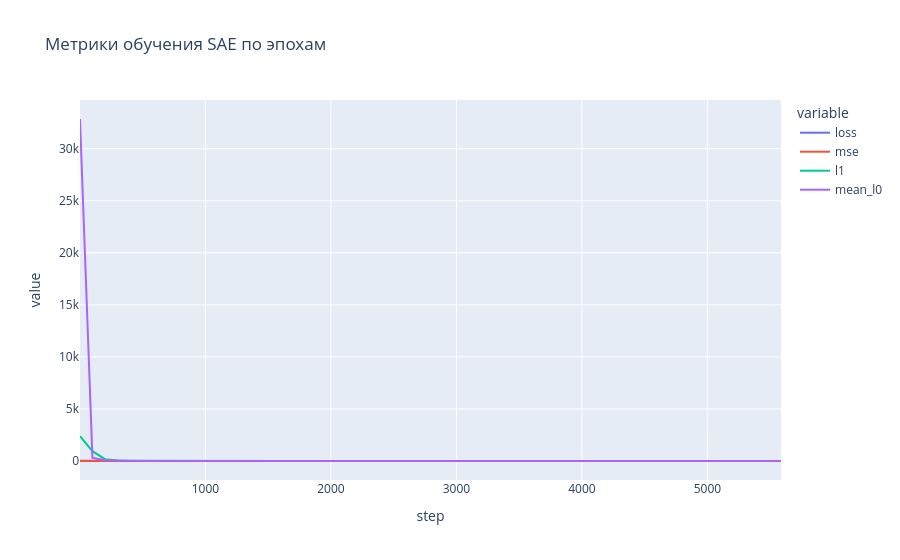

Here is the notebook cell this chart was saved with:
### Code cell
if not metrics_df.empty:
    display(px.line(metrics_df, x="step", y=["loss", "mse", "l1", "mean_l0"], hover_data=["epoch"], title="Метрики обучения SAE по эпохам"))

### Figure 1 — Plotly figure (JSON) as saved in the notebook; plotly's stock layout.template omitted (floating-point values rounded to 4 significant figures)
{"data": [{"customdata": [[1], [1], [1], [1], [1], [1], [1], [1], [1], [1], [1], [1], [1], [1], [1], [1], [1], [1], [1], [2], [2], [2], [2], [2], [2], [2], [2], [2], [2], [2], [2], [2], [2], [2], [2], [2], [2], [2], [3], [3], [3], [3], [3], [3], [3], [3], [3], [3], [3], [3], [3], [3], [3], [3], [3], [3], [3]], "hovertemplate": "variable=loss<br>step=%{x}<br>value=%{y}<br>epoch=%{customdata[0]}<extra></extra>", "legendgroup": "loss", "line": {"color": "#636efa", "dash": "solid"}, "marker": {"symbol": "circle"}, "mode": "lines", "name": "loss", "orientation": "v", "showlegend": true, "type": "scatter", "x": [1, 100, 200, 300, 400, 500, 600, 700, 800, 900, 1000, 1100, 1200, 1300, 1400, 1500, 1600, 1700, 1800, 1900, 2000, 2100, 2200, 2300, 2400, 2500, 2600, 2700, 2800, 2900, 3000, 3100, 3200, 3300, 3400, 3500, 3600, 3700, 3800, 3900, 4000, 4100, 4200, 4300, 4400, 4500, 4600, 4700, 4800, 4900, 5000, 5100, 5200, 5300, 5400, 5500, 5586], "xaxis": "x", "y": [18.86, 4.758, 0.8978, 0.218, 0.08676, 0.05272, 0.09026, 0.05199, 0.0379, 0.0269, 0.02848, 0.02712, 0.02243, 0.02425, 0.03107, 0.027, 0.02669, 0.02615, 0.01987, 0.02603, 0.01941, 0.02733, 0.02871, 0.01461, 0.02303, 0.02475, 0.02069, 0.01845, 0.02074, 0.02254, 0.02361, 0.02674, 0.01911, 0.02131, 0.01778, 0.02024, 0.01862, 0.02594, 0.01892, 0.01645, 0.01945, 0.02593, 0.01732, 0.0224, 0.02506, 0.02419, 0.0192, 0.01622, 0.02126, 0.02004, 0.01802, 0.01856, 0.02598, 0.01118, 0.01567, 0.01456, 0.04489], "yaxis": "y"}, {"customdata": [[1], [1], [1], [1], [1], [1], [1], [1], [1], [1], [1], [1], [1], [1], [1], [1], [1], [1], [1], [2], [2], [2], [2], [2], [2], [2], [2], [2], [2], [2], [2], [2], [2], [2], [2], [2], [2], [2], [3], [3], [3], [3], [3], [3], [3], [3], [3], [3], [3], [3], [3], [3], [3], [3], [3], [3], [3]], "hovertemplate": "variable=mse<br>step=%{x}<br>value=%{y}<br>epoch=%{customdata[0]}<extra></extra>", "legendgroup": "mse", "line": {"color": "#EF553B", "dash": "solid"}, "marker": {"symbol": "circle"}, "mode": "lines", "name": "mse", "orientation": "v", "showlegend": true, "type": "scatter", "x": [1, 100, 200, 300, 400, 500, 600, 700, 800, 900, 1000, 1100, 1200, 1300, 1400, 1500, 1600, 1700, 1800, 1900, 2000, 2100, 2200, 2300, 2400, 2500, 2600, 2700, 2800, 2900, 3000, 3100, 3200, 3300, 3400, 3500, 3600, 3700, 3800, 3900, 4000, 4100, 4200, 4300, 4400, 4500, 4600, 4700, 4800, 4900, 5000, 5100, 5200, 5300, 5400, 5500, 5586], "xaxis": "x", "y": [6.941, 0.01418, 0.0183, 0.0219, 0.01528, 0.01412, 0.01433, 0.01357, 0.01326, 0.01308, 0.01285, 0.01253, 0.01237, 0.01208, 0.01187, 0.01156, 0.0114, 0.01128, 0.0111, 0.01095, 0.01079, 0.01065, 0.01055, 0.01043, 0.01033, 0.0102, 0.01016, 0.01003, 0.009962, 0.009811, 0.009749, 0.009594, 0.009557, 0.009431, 0.009424, 0.009404, 0.009278, 0.009127, 0.009198, 0.009024, 0.008951, 0.008891, 0.008904, 0.00887, 0.008765, 0.008614, 0.008741, 0.008614, 0.008543, 0.008409, 0.00844, 0.00836, 0.008305, 0.008258, 0.008219, 0.008168, 0.008248], "yaxis": "y"}, {"customdata": [[1], [1], [1], [1], [1], [1], [1], [1], [1], [1], [1], [1], [1], [1], [1], [1], [1], [1], [1], [2], [2], [2], [2], [2], [2], [2], [2], [2], [2], [2], [2], [2], [2], [2], [2], [2], [2], [2], [3], [3], [3], [3], [3], [3], [3], [3], [3], [3], [3], [3], [3], [3], [3], [3], [3], [3], [3]], "hovertemplate": "variable=l1<br>step=%{x}<br>value=%{y}<br>epoch=%{customdata[0]}<extra></extra>", "legendgroup": "l1", "line": {"color": "#00cc96", "dash": "solid"}, "marker": {"symbol": "circle"}, "mode": "lines", "name": "l1", "orientation": "v", "showlegend": true, "type": "scatter", "x": [1, 100, 200, 300, 400, 500, 600, 700, 800, 900, 1000, 1100, 1200, 1300, 1400, 1500, 1600, 1700, 1800, 1900, 2000, 2100, 2200, 2300, 2400, 2500, 2600, 2700, 2800, 2900, 3000, 3100, 3200, 3300, 3400, 3500, 3600, 3700, 3800, 3900, 4000, 4100, 4200, 4300, 4400, 4500, 4600, 4700, 4800, 4900, 5000, 5100, 5200, 5300, 5400, 5500, 5586], "xaxis": "x", "y": [2384.0, 948.7, 175.9, 39.22, 14.3, 7.721, 15.19, 7.683, 4.929, 2.764, 3.126, 2.919, 2.011, 2.434, 3.838, 3.088, 3.057, 2.974, 1.754, 3.017, 1.726, 3.334, 3.633, 0.8346, 2.54, 2.91, 2.106, 1.684, 2.156, 2.546, 2.773, 3.429, 1.911, 2.375, 1.67, 2.168, 1.869, 3.363, 1.944, 1.485, 2.1, 3.408, 1.682, 2.706, 3.258, 3.114, 2.092, 1.521, 2.543, 2.326, 1.916, 2.041, 3.535, 0.585, 1.491, 1.279, 7.329], "yaxis": "y"}, {"customdata": [[1], [1], [1], [1], [1], [1], [1], [1], [1], [1], [1], [1], [1], [1], [1], [1], [1], [1], [1], [2], [2], [2], [2], [2], [2], [2], [2], [2], [2], [2], [2], [2], [2], [2], [2], [2], [2], [2], [3], [3], [3], [3], [3], [3], [3], [3], [3], [3], [3], [3], [3], [3], [3], [3], [3], [3], [3]], "hovertemplate": "variable=mean_l0<br>step=%{x}<br>value=%{y}<br>epoch=%{customdata[0]}<extra></extra>", "legendgroup": "mean_l0", "line": {"color": "#ab63fa", "dash": "solid"}, "marker": {"symbol": "circle"}, "mode": "lines", "name": "mean_l0", "orientation": "v", "showlegend": true, "type": "scatter", "x": [1, 100, 200, 300, 400, 500, 600, 700, 800, 900, 1000, 1100, 1200, 1300, 1400, 1500, 1600, 1700, 1800, 1900, 2000, 2100, 2200, 2300, 2400, 2500, 2600, 2700, 2800, 2900, 3000, 3100, 3200, 3300, 3400, 3500, 3600, 3700, 3800, 3900, 4000, 4100, 4200, 4300, 4400, 4500, 4600, 4700, 4800, 4900, 5000, 5100, 5200, 5300, 5400, 5500, 5586], "xaxis": "x", "y": [32850.0, 303.6, 79.74, 19.4, 8.514, 3.343, 3.145, 1.365, 1.148, 0.6963, 0.7148, 0.5342, 0.3984, 0.6187, 0.7114, 0.6924, 0.5522, 0.5562, 0.7212, 0.605, 0.5039, 0.4819, 0.8774, 0.3359, 0.3901, 0.2227, 0.4131, 0.2217, 0.1816, 0.4912, 0.291, 0.2671, 0.271, 0.2183, 0.3569, 0.1587, 0.2012, 1.521, 0.1665, 0.2212, 0.2842, 0.2783, 0.1636, 0.2427, 0.2446, 0.2334, 0.188, 0.147, 0.1548, 0.2031, 0.2627, 0.1592, 0.1577, 0.1328, 0.1177, 0.09033, 0.6436], "yaxis": "y"}], "layout": {"legend": {"title": {"text": "variable"}, "tracegroupgap": 0}, "title": {"text": "Метрики обучения SAE по эпохам"}, "xaxis": {"anchor": "y", "domain": [0, 1], "title": {"text": "step"}}, "yaxis": {"anchor": "x", "domain": [0, 1], "title": {"text": "value"}}}}
